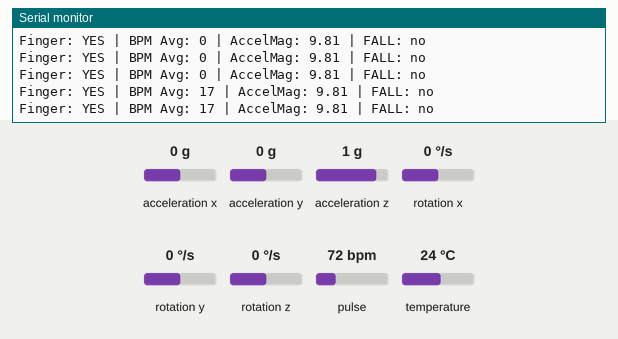
Simulated run of this sketch. Board: Arduino Uno, built with avr-gcc and run on an emulated ATmega328P. Parts: the last lines printed to the serial monitor. The inputs (shaded band) are chosen by the test bench; at power-on: acceleration z 1 g, acceleration x 0 g, acceleration y 0 g, pulse 72 bpm, rotation x 0 °/s, rotation y 0 °/s, rotation z 0 °/s, temperature 24 °C.

Above: at 1.2 s.
1.3 s: acceleration z set to 0 g
At 1.67 s:
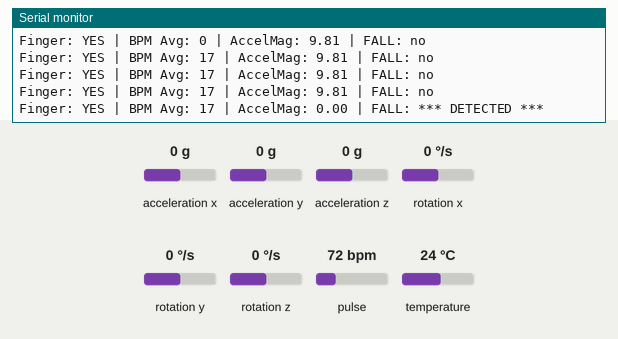
3.2 s: acceleration x set to -1.4 g
At 3.38 s:
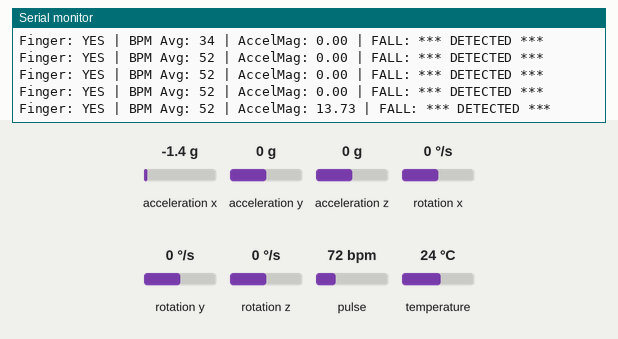
4.7 s: acceleration y set to -1.4 g
At 4.88 s:
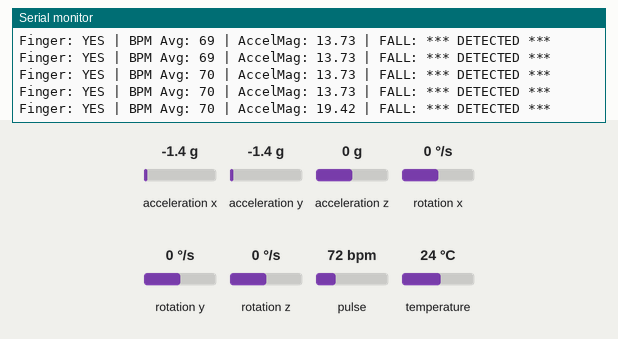
6.2 s: pulse set to 42 bpm
At 6.38 s:
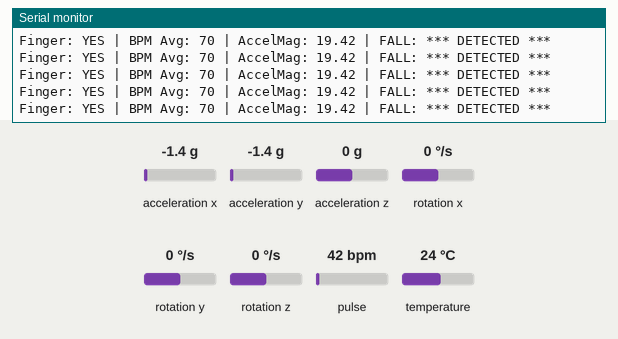
Timing chart, 0 to 8.7 s (numbered marks = the images above; inputs shaded):
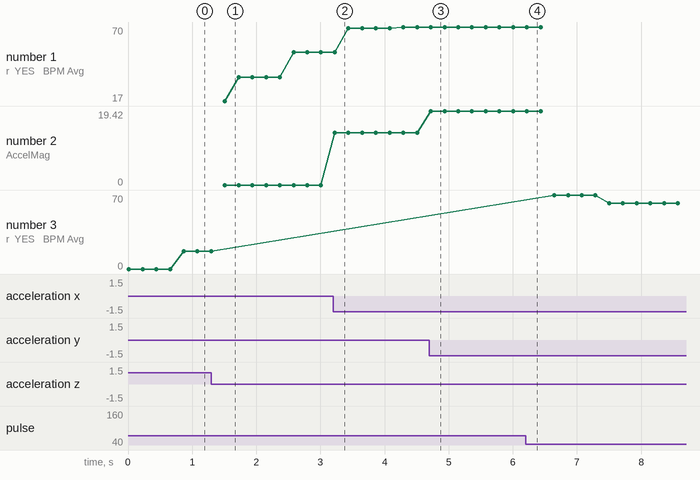

The sketch:

combined_sensors_fall_detection.ino
```cpp
#include <Wire.h>
#include "MAX30105.h"
#include "heartRate.h"
#include <Adafruit_MPU6050.h>
#include <Adafruit_Sensor.h>
#include <math.h>

MAX30105 particleSensor;
Adafruit_MPU6050 mpu;

const byte RATE_SIZE = 4;
byte rates[RATE_SIZE];
byte rateSpot = 0;
long lastBeat = 0;
float beatsPerMinute;
int beatAvg = 0;

const float FALL_THRESHOLD_HIGH = 25.0;
const float FALL_THRESHOLD_LOW  = 2.0;
bool fallDetected = false;
unsigned long fallCooldown = 0;

void setup() {
  Serial.begin(115200);
  if (!particleSensor.begin(Wire, I2C_SPEED_FAST)) {
    Serial.println("MAX30102 not found.");
    while (1);
  }
  particleSensor.setup();
  particleSensor.setPulseAmplitudeRed(0x0A);
  particleSensor.setPulseAmplitudeGreen(0);

  if (!mpu.begin()) {
    Serial.println("MPU6050 not found.");
    while (1);
  }
  mpu.setAccelerometerRange(MPU6050_RANGE_8_G);
  mpu.setGyroRange(MPU6050_RANGE_500_DEG);
  mpu.setFilterBandwidth(MPU6050_BAND_21_HZ);

  Serial.println("Setup complete. Place finger on sensor and monitor.");
}

void loop() {
  long irValue = particleSensor.getIR();
  bool fingerDetected = irValue > 50000;
  if (fingerDetected && checkForBeat(irValue)) {
    long delta = millis() - lastBeat;
    lastBeat = millis();
    beatsPerMinute = 60 / (delta / 1000.0);
    if (beatsPerMinute < 255 && beatsPerMinute > 20) {
      rates[rateSpot++] = (byte)beatsPerMinute;
      rateSpot %= RATE_SIZE;
      beatAvg = 0;
      for (byte x = 0; x < RATE_SIZE; x++) beatAvg += rates[x];
      beatAvg /= RATE_SIZE;
    }
  }

  sensors_event_t a, g, temp;
  mpu.getEvent(&a, &g, &temp);
  float magnitude = sqrt(a.acceleration.x * a.acceleration.x +
                          a.acceleration.y * a.acceleration.y +
                          a.acceleration.z * a.acceleration.z);
  if (millis() > fallCooldown) {
    if (magnitude > FALL_THRESHOLD_HIGH || magnitude < FALL_THRESHOLD_LOW) {
      fallDetected = true;
      fallCooldown = millis() + 5000;
    } else {
      fallDetected = false;
    }
  }

  Serial.print("Finger: "); Serial.print(fingerDetected ? "YES" : "NO");
  Serial.print(" | BPM Avg: "); Serial.print(beatAvg);
  Serial.print(" | AccelMag: "); Serial.print(magnitude);
  Serial.print(" | FALL: "); Serial.println(fallDetected ? "*** DETECTED ***" : "no");
  delay(200);
}
```

Measured:
- after the input at 1.3 s, the serial monitor: prints a new line after 0.21 s (image 1)
- after the input at 3.2 s, the serial monitor: prints a new line at once (image 2)
- after the input at 4.7 s, the serial monitor: prints a new line at once (image 3)
- plotted number 2: 0 → 13.73 after the input at 3.2 s, 13.73 → 19.42 after the input at 4.7 s
- plotted number 3: 17 → 62 after the input at 6.2 s
